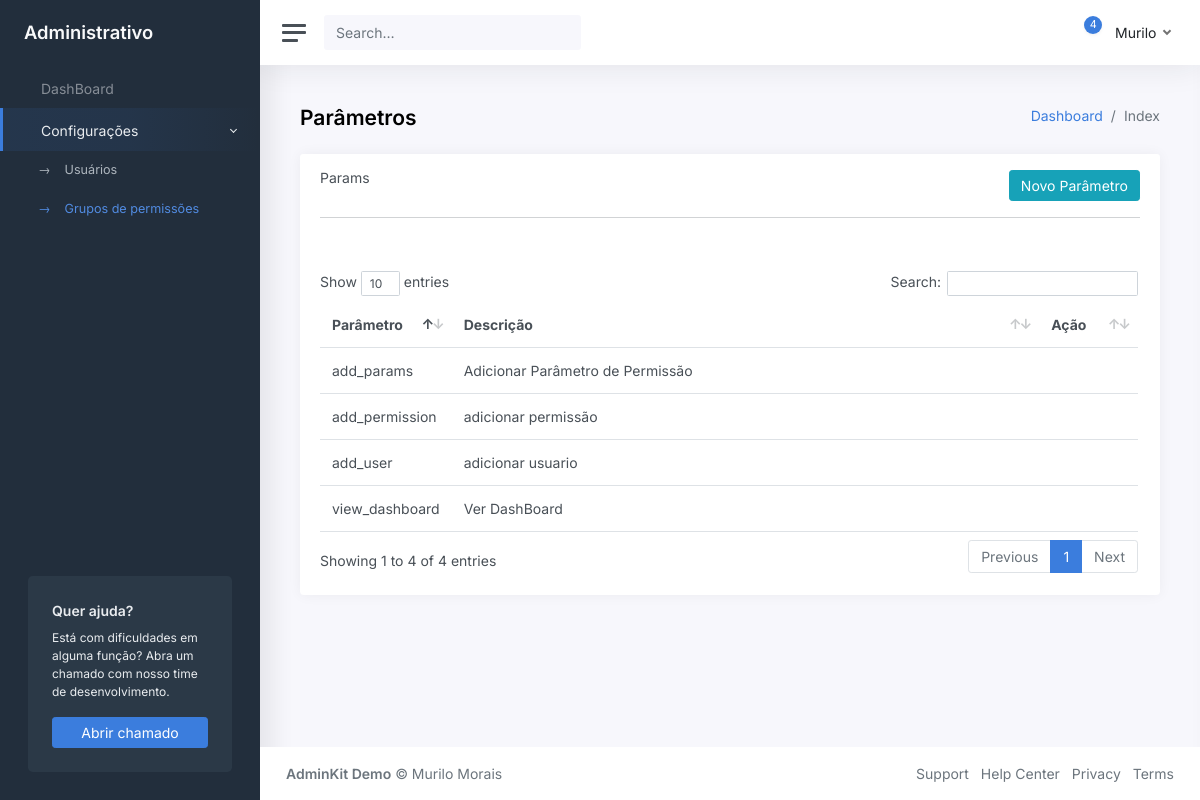
The app's page /Permissions/addParams (signed in) with its own data.
### tables this page shows
CREATE TABLE `permission_params` (
  `id` int(11) NOT NULL,
  `name` varchar(50) NOT NULL,
  `description` varchar(50) NOT NULL
);

### Core/Controller.php (called while the page is built, shortened)
<?php
Class Controller{
	public function loadTemplateAdmin($viewName, $viewData = array()){
		require 'Views/Templates/'.TEMPLATE_ADMIN.'.php';
	}
	public function loadViewInTemplate($viewName, $viewData = array()){
		extract($viewData);
		require 'Views/'.$viewName.'.php';
	}
}

### Core/Core.php (called while the page is built, shortened)
<?php
Class Core {
	public function run(){
		$url = '/';
		if(isset($_GET['url'])){
			$url .= $_GET['url'];
		}
		$params = array();
		if(!empty($url) && $url != '/'){
			$url = explode('/', $url);
			array_shift($url);
			array_shift($url);
			if(isset($url[0]) && !empty($url[0])){
				$currentAction = $url[0];
			} else {
				$currentAction = 'index';
			}
		} else {
			$currentController = 'SiteController';
			$currentAction = 'index';
		}
		$controller = new $currentController();
		call_user_func_array(array($controller, $currentAction), $params);
	}
}

### index.php (called while the page is built, shortened)
<?php
$core = new Core();
$core->run();

### Core/Model.php (called while the page is built, shortened)
<?php
class Model{
	public function __construct(){
		global $db;
		$this->db = $db;
	}
}

### Models/Permissions.php (called while the page is built, shortened)
<?php
class Permissions extends Model
{
    public function getList()
    {
        $data = array();
        $sql = $this->db->prepare("SELECT * FROM permission_params");
        $sql->execute();
        if ($sql->rowCount() > 0) {
            $data = $sql->fetchAll(PDO::FETCH_ASSOC);
        }
        return $data;
    }
}

### Views/Admin/Permissions/params.php (the view, shortened to what this page needs)
<main class="content">
	<div class="container-fluid p-0">
		<div class="row mb-2 mb-xl-3">
			<div class="col-auto d-none d-sm-block">
				<h3><strong>Parâmetros</strong></h3>
			</div>
			<div class="col-auto ms-auto text-end mt-n1">
				<nav aria-label="breadcrumb">
					<ol class="breadcrumb bg-transparent p-0 mt-1 mb-0">
						<li class="breadcrumb-item"><a href="#">Dashboard</a></li>
						<li class="breadcrumb-item active" aria-current="page">Index</li>
					</ol>
				</nav>
			</div>
		</div>
		<div class="row">
			<div class="col-12">
				<div class="card">
					<div class="card-header">
						<div class="row">
							<div class="col-md-6">
								<h5 class="card-title mb-0">Params</h5>
							</div>
							<div class="col-md-6 text-end">
								<a class="btn btn-info" data-bs-toggle="modal" data-bs-target="#addParams">Novo Parâmetro</a>
							</div>
						</div>
						<hr>
					</div>
					<div class="card-body">
						<table id="datatables-reponsive" class="table dataTable no-footer dtr-inline table-hover" style="width: 100%;" role="grid" aria-describedby="datatables-reponsive_info">
							<thead>
								<tr>
									<th>Parâmetro</th>
									<th>Descrição</th>
									<th>Ação</th>
								</tr>
							</thead>
							<tbody>
								<?php if (isset($params_list)) : ?>
									<?php foreach ($params_list as $params) : ?>
										<tr>
											<td width="100"><?= $params['name']; ?></td>
											<td><?= $params['description']; ?></td>
											<td class="table-action" width="75">
											</td>
										</tr>
									<?php endforeach; ?>
								<?php endif; ?>
							</tbody>
						</table>
					</div>
				</div>
			</div>
		</div>
	</div>
</main>

### records on screen
permission_params: name "add_user", description "adicionar usuario"
permission_params: name "add_permission", description "adicionar permissão"
permission_params: name "view_dashboard", description "Ver DashBoard"
permission_params: name "add_params", description "Adicionar Parâmetro de Permissão"

### other values on screen
$viewData['name'] "Murilo"
